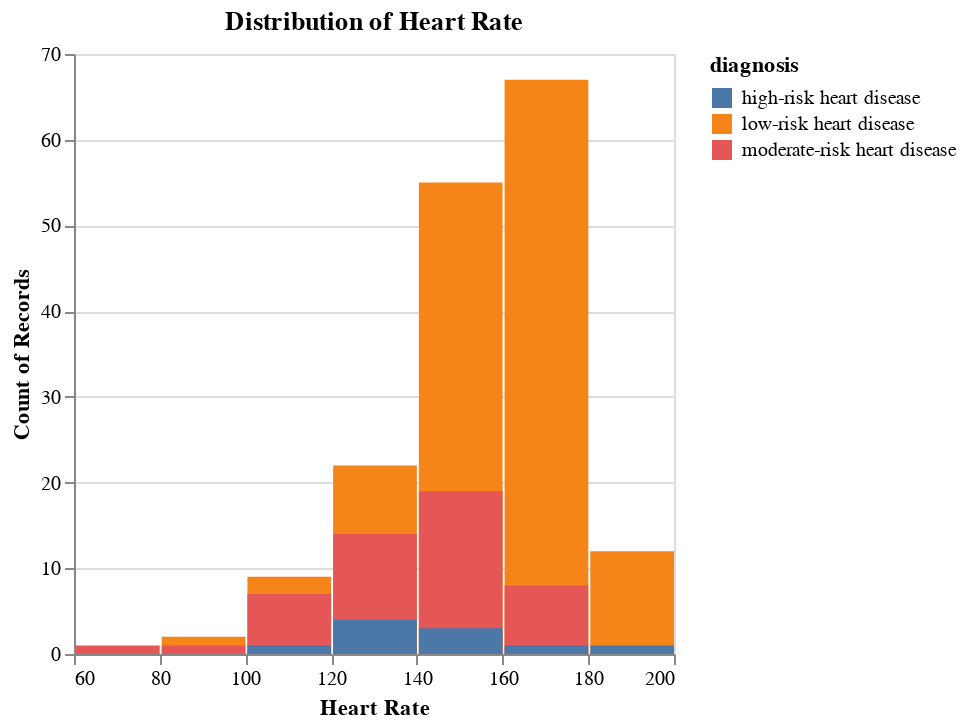

The notebook cell this image was saved under:
### Code cell
# heart rate
hr_hist = alt.Chart(heart_disease_to_plot).mark_bar().encode(
    x=alt.X("max_heart_rate:Q", bin = True).title("Heart Rate"),
    y=alt.Y("count()").stack(False),
    color = "diagnosis:N"
).properties(
    title = "Distribution of Heart Rate"
)

hr_hist

### Figure 1 — Vega-Lite specification as saved in the notebook (floating-point values rounded to 4 significant figures; data arrays with more than 128 entries replaced by an {"elided": "..."} marker saying what was removed)
{"config": {"view": {"continuousWidth": 300, "continuousHeight": 300}}, "data": {"name": "data-a87f21f04f23c8bdd6452ad09e750711"}, "mark": {"type": "bar"}, "encoding": {"color": {"field": "diagnosis", "type": "nominal"}, "x": {"bin": true, "field": "max_heart_rate", "title": "Heart Rate", "type": "quantitative"}, "y": {"aggregate": "count", "stack": false, "type": "quantitative"}}, "title": "Distribution of Heart Rate", "$schema": "https://vega.github.io/schema/vega-lite/v5.15.1.json", "datasets": {"data-a87f21f04f23c8bdd6452ad09e750711": {"elided": "227 records"}}}
